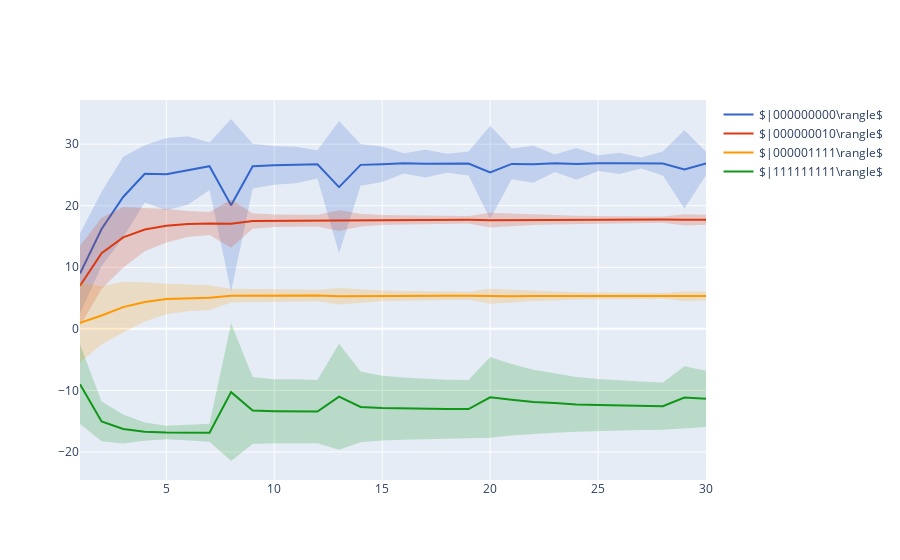
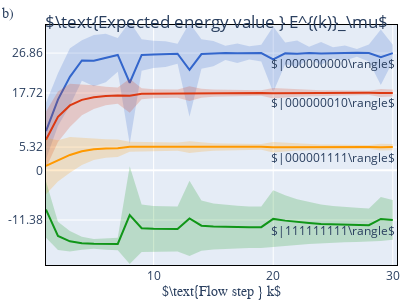

Write notebook code for charts like these, in order.
### Code cell
import plotly.graph_objs as go
import plotly.express as px
color_discrete_sequence=px.colors.qualitative.G10


x = [ x + 1 for x in range( flow.nmb_flow_steps)]

Scatter_list = []

for i, k in enumerate(plt_selection):

    e = energy[k]
    ef = energy_fluctuation[k]

    y = e
    y_upper = [ E+EF for E,EF in zip( e, ef)]
    y_lower = [ E-EF for E,EF in zip( e, ef)]
    state_name = r'$|'+str(flow.binary_label_from_state_number(selected_eigenestates2[k])) +r'\rangle$'
    Scatter_list.append(
    go.Scatter(
        x=x,
        y=y,
        line=dict(color=color_discrete_sequence[i]),
        mode='lines',
        name= state_name

    ) )
    Scatter_list.append(
    go.Scatter(
        x=x+x[::-1], # x, then x reversed
        y=y_upper+y_lower[::-1], # upper, then lower reversed
        fill='toself',
        fillcolor=color_discrete_sequence[i],
        line=dict(color='rgba(0,0,0,0)'),
            opacity=0.2,
        hoverinfo="skip",
        showlegend=False
    )   
    )

fig2 = go.Figure(
Scatter_list
)
fig2.show()


ticks_txt = [str(round(energy[k][-1],2)) for k in plt_selection]
tickvals = [round(energy[k][-1],2) for k in plt_selection]
tickvals.append(0)
ticks_txt.append(str(0))
# ticks_txt[] = ''
fig2.update_yaxes(range=[-21.7, 33.3])
fig2.update_layout(
    yaxis = dict(
        tickmode = 'array',
        tickvals = tickvals,
        ticktext = ticks_txt
    )
)


annotations = []
y_shifts = [-10,-10,-10,-10,-7,10]

for i, k in enumerate(plt_selection):
    state_name = r'$|'+str(flow.binary_label_from_state_number(selected_eigenestates2[k])) +r'\rangle$'

    fig2.add_annotation(x=25, y=energies[k],
            text=state_name,
            xref="x",
    yref="y",
            showarrow=False,
                      yshift = y_shifts[i])

fig2.update_layout(
    showlegend=False
)




fig2.update_layout(
    xaxis=dict(
        title=dict(text = r'$\text{Flow step } k$', standoff = 6),
        titlefont=dict(
            family='Courier New, monospace',
            size=14
        )
    ))

fig2.update_xaxes(showline=True, linewidth=1, linecolor='black', mirror=True)
fig2.update_yaxes(showline=True, linewidth=1, linecolor='black', mirror=True)
fig2.update_layout(margin=dict(l=46, r=0, b=0, t=25))
fig2.add_annotation(x=-.13, y=1.085,
            text='b)',
            xref="paper",
    yref="paper",
            showarrow=False,font=dict(
            family='Courier New, monospace',
            size=14
        )
)
fig2.update_layout(
    autosize=False,
    width=400,
    height=300,)
fig2.update_layout(
    title={
        'text': r'$\text{Expected energy value } E^{(k)}_\mu$',
        'y':.945,
        'x':0.54})
fig2.write_image( 'figs/'+hamiltonian_name+'_eigenstates_selection_10_steps.pdf' )
fig2.show()

### Figure 1 — Plotly figure (JSON) as saved in the notebook; plotly's stock layout.template omitted (floating-point values rounded to 4 significant figures)
{"data": [{"line": {"color": "#3366CC"}, "mode": "lines", "name": "$|000000000\\rangle$", "type": "scatter", "x": [1, 2, 3, 4, 5, 6, 7, 8, 9, 10, 11, 12, 13, 14, 15, 16, 17, 18, 19, 20, 21, 22, 23, 24, 25, 26, 27, 28, 29, 30], "y": [9, 16.21, 21.42, 25.18, 25.13, 25.72, 26.43, 20.07, 26.43, 26.56, 26.62, 26.73, 23.02, 26.64, 26.74, 26.89, 26.83, 26.9, 26.87, 25.42, 26.8, 26.73, 26.91, 26.79, 26.91, 26.88, 26.93, 26.86, 25.9, 26.86]}, {"fill": "toself", "fillcolor": "#3366CC", "hoverinfo": "skip", "line": {"color": "rgba(0,0,0,0)"}, "opacity": 0.2, "showlegend": false, "type": "scatter", "x": [1, 2, 3, 4, 5, 6, 7, 8, 9, 10, 11, 12, 13, 14, 15, 16, 17, 18, 19, 20, 21, 22, 23, 24, 25, 26, 27, 28, 29, 30, 30, 29, 28, 27, 26, 25, 24, 23, 22, 21, 20, 19, 18, 17, 16, 15, 14, 13, 12, 11, 10, 9, 8, 7, 6, 5, 4, 3, 2, 1], "y": [15.48, 22.26, 27.97, 29.82, 30.99, 31.29, 30.3, 34.09, 30.06, 29.7, 29.6, 29.03, 33.78, 30.02, 29.63, 28.52, 29.08, 28.43, 28.8, 32.98, 29.28, 29.75, 28.31, 29.38, 28.19, 28.59, 27.82, 28.81, 32.27, 28.78, 24.94, 19.53, 24.91, 26.05, 25.18, 25.64, 24.21, 25.5, 23.72, 24.31, 17.86, 24.93, 25.37, 24.58, 25.25, 23.85, 23.26, 12.27, 24.44, 23.65, 23.42, 22.81, 6.041, 22.57, 20.15, 19.26, 20.54, 14.87, 10.17, 2.519]}, {"line": {"color": "#DC3912"}, "mode": "lines", "name": "$|000000010\\rangle$", "type": "scatter", "x": [1, 2, 3, 4, 5, 6, 7, 8, 9, 10, 11, 12, 13, 14, 15, 16, 17, 18, 19, 20, 21, 22, 23, 24, 25, 26, 27, 28, 29, 30], "y": [7, 12.27, 14.86, 16.15, 16.76, 17.03, 17.12, 17.08, 17.53, 17.56, 17.57, 17.58, 17.58, 17.66, 17.69, 17.7, 17.71, 17.71, 17.71, 17.66, 17.68, 17.71, 17.72, 17.73, 17.74, 17.74, 17.74, 17.75, 17.71, 17.72]}, {"fill": "toself", "fillcolor": "#DC3912", "hoverinfo": "skip", "line": {"color": "rgba(0,0,0,0)"}, "opacity": 0.2, "showlegend": false, "type": "scatter", "x": [1, 2, 3, 4, 5, 6, 7, 8, 9, 10, 11, 12, 13, 14, 15, 16, 17, 18, 19, 20, 21, 22, 23, 24, 25, 26, 27, 28, 29, 30, 30, 29, 28, 27, 26, 25, 24, 23, 22, 21, 20, 19, 18, 17, 16, 15, 14, 13, 12, 11, 10, 9, 8, 7, 6, 5, 4, 3, 2, 1], "y": [13.48, 18.05, 19.81, 19.69, 19.49, 19.15, 18.99, 20.98, 18.8, 18.58, 18.54, 18.53, 19.27, 18.71, 18.5, 18.43, 18.37, 18.34, 18.32, 18.84, 18.7, 18.54, 18.47, 18.37, 18.34, 18.3, 18.28, 18.25, 18.62, 18.53, 16.91, 16.8, 17.24, 17.21, 17.18, 17.13, 17.09, 16.97, 16.88, 16.66, 16.48, 17.11, 17.08, 17.05, 16.97, 16.87, 16.61, 15.89, 16.63, 16.6, 16.53, 16.27, 13.19, 15.25, 14.92, 14.03, 12.6, 9.921, 6.489, 0.5193]}, {"line": {"color": "#FF9900"}, "mode": "lines", "name": "$|000001111\\rangle$", "type": "scatter", "x": [1, 2, 3, 4, 5, 6, 7, 8, 9, 10, 11, 12, 13, 14, 15, 16, 17, 18, 19, 20, 21, 22, 23, 24, 25, 26, 27, 28, 29, 30], "y": [1, 2.176, 3.526, 4.375, 4.834, 5.007, 5.062, 5.395, 5.403, 5.408, 5.41, 5.411, 5.302, 5.337, 5.355, 5.362, 5.368, 5.37, 5.372, 5.281, 5.305, 5.327, 5.335, 5.344, 5.346, 5.348, 5.349, 5.35, 5.312, 5.32]}, {"fill": "toself", "fillcolor": "#FF9900", "hoverinfo": "skip", "line": {"color": "rgba(0,0,0,0)"}, "opacity": 0.2, "showlegend": false, "type": "scatter", "x": [1, 2, 3, 4, 5, 6, 7, 8, 9, 10, 11, 12, 13, 14, 15, 16, 17, 18, 19, 20, 21, 22, 23, 24, 25, 26, 27, 28, 29, 30, 30, 29, 28, 27, 26, 25, 24, 23, 22, 21, 20, 19, 18, 17, 16, 15, 14, 13, 12, 11, 10, 9, 8, 7, 6, 5, 4, 3, 2, 1], "y": [7.481, 6.901, 7.635, 7.554, 7.317, 7.137, 7.069, 6.517, 6.444, 6.395, 6.364, 6.345, 6.646, 6.407, 6.222, 6.145, 6.073, 6.045, 6.02, 6.5, 6.337, 6.135, 6.049, 5.93, 5.897, 5.859, 5.844, 5.82, 6.105, 6.018, 4.622, 4.519, 4.879, 4.854, 4.837, 4.796, 4.758, 4.622, 4.52, 4.272, 4.062, 4.723, 4.695, 4.664, 4.58, 4.488, 4.267, 3.958, 4.477, 4.456, 4.421, 4.362, 4.273, 3.055, 2.877, 2.351, 1.196, -0.5829, -2.549, -5.481]}, {"line": {"color": "#109618"}, "mode": "lines", "name": "$|111111111\\rangle$", "type": "scatter", "x": [1, 2, 3, 4, 5, 6, 7, 8, 9, 10, 11, 12, 13, 14, 15, 16, 17, 18, 19, 20, 21, 22, 23, 24, 25, 26, 27, 28, 29, 30], "y": [-9, -15.04, -16.27, -16.71, -16.85, -16.88, -16.88, -10.28, -13.28, -13.38, -13.4, -13.45, -11.03, -12.68, -12.88, -12.97, -13.01, -13.04, -13.04, -11.14, -11.53, -11.87, -12.06, -12.28, -12.37, -12.46, -12.51, -12.57, -11.15, -11.38]}, {"fill": "toself", "fillcolor": "#109618", "hoverinfo": "skip", "line": {"color": "rgba(0,0,0,0)"}, "opacity": 0.2, "showlegend": false, "type": "scatter", "x": [1, 2, 3, 4, 5, 6, 7, 8, 9, 10, 11, 12, 13, 14, 15, 16, 17, 18, 19, 20, 21, 22, 23, 24, 25, 26, 27, 28, 29, 30, 30, 29, 28, 27, 26, 25, 24, 23, 22, 21, 20, 19, 18, 17, 16, 15, 14, 13, 12, 11, 10, 9, 8, 7, 6, 5, 4, 3, 2, 1], "y": [-2.519, -11.81, -13.92, -15.22, -15.76, -15.56, -15.43, 0.91, -7.833, -8.184, -8.176, -8.309, -2.421, -6.947, -7.616, -7.927, -8.12, -8.268, -8.295, -4.568, -5.732, -6.647, -7.219, -7.846, -8.158, -8.413, -8.577, -8.733, -6.089, -6.82, -15.93, -16.21, -16.41, -16.44, -16.5, -16.58, -16.71, -16.9, -17.1, -17.33, -17.71, -17.78, -17.81, -17.91, -18.01, -18.15, -18.42, -19.64, -18.58, -18.63, -18.58, -18.73, -21.47, -18.34, -18.2, -17.95, -18.2, -18.63, -18.27, -15.48]}], "layout": {}}

### Figure 2 — Plotly figure (JSON) as saved in the notebook; plotly's stock layout.template omitted (floating-point values rounded to 4 significant figures)
{"data": [{"line": {"color": "#3366CC"}, "mode": "lines", "name": "$|000000000\\rangle$", "type": "scatter", "x": [1, 2, 3, 4, 5, 6, 7, 8, 9, 10, 11, 12, 13, 14, 15, 16, 17, 18, 19, 20, 21, 22, 23, 24, 25, 26, 27, 28, 29, 30], "y": [9, 16.21, 21.42, 25.18, 25.13, 25.72, 26.43, 20.07, 26.43, 26.56, 26.62, 26.73, 23.02, 26.64, 26.74, 26.89, 26.83, 26.9, 26.87, 25.42, 26.8, 26.73, 26.91, 26.79, 26.91, 26.88, 26.93, 26.86, 25.9, 26.86]}, {"fill": "toself", "fillcolor": "#3366CC", "hoverinfo": "skip", "line": {"color": "rgba(0,0,0,0)"}, "opacity": 0.2, "showlegend": false, "type": "scatter", "x": [1, 2, 3, 4, 5, 6, 7, 8, 9, 10, 11, 12, 13, 14, 15, 16, 17, 18, 19, 20, 21, 22, 23, 24, 25, 26, 27, 28, 29, 30, 30, 29, 28, 27, 26, 25, 24, 23, 22, 21, 20, 19, 18, 17, 16, 15, 14, 13, 12, 11, 10, 9, 8, 7, 6, 5, 4, 3, 2, 1], "y": [15.48, 22.26, 27.97, 29.82, 30.99, 31.29, 30.3, 34.09, 30.06, 29.7, 29.6, 29.03, 33.78, 30.02, 29.63, 28.52, 29.08, 28.43, 28.8, 32.98, 29.28, 29.75, 28.31, 29.38, 28.19, 28.59, 27.82, 28.81, 32.27, 28.78, 24.94, 19.53, 24.91, 26.05, 25.18, 25.64, 24.21, 25.5, 23.72, 24.31, 17.86, 24.93, 25.37, 24.58, 25.25, 23.85, 23.26, 12.27, 24.44, 23.65, 23.42, 22.81, 6.041, 22.57, 20.15, 19.26, 20.54, 14.87, 10.17, 2.519]}, {"line": {"color": "#DC3912"}, "mode": "lines", "name": "$|000000010\\rangle$", "type": "scatter", "x": [1, 2, 3, 4, 5, 6, 7, 8, 9, 10, 11, 12, 13, 14, 15, 16, 17, 18, 19, 20, 21, 22, 23, 24, 25, 26, 27, 28, 29, 30], "y": [7, 12.27, 14.86, 16.15, 16.76, 17.03, 17.12, 17.08, 17.53, 17.56, 17.57, 17.58, 17.58, 17.66, 17.69, 17.7, 17.71, 17.71, 17.71, 17.66, 17.68, 17.71, 17.72, 17.73, 17.74, 17.74, 17.74, 17.75, 17.71, 17.72]}, {"fill": "toself", "fillcolor": "#DC3912", "hoverinfo": "skip", "line": {"color": "rgba(0,0,0,0)"}, "opacity": 0.2, "showlegend": false, "type": "scatter", "x": [1, 2, 3, 4, 5, 6, 7, 8, 9, 10, 11, 12, 13, 14, 15, 16, 17, 18, 19, 20, 21, 22, 23, 24, 25, 26, 27, 28, 29, 30, 30, 29, 28, 27, 26, 25, 24, 23, 22, 21, 20, 19, 18, 17, 16, 15, 14, 13, 12, 11, 10, 9, 8, 7, 6, 5, 4, 3, 2, 1], "y": [13.48, 18.05, 19.81, 19.69, 19.49, 19.15, 18.99, 20.98, 18.8, 18.58, 18.54, 18.53, 19.27, 18.71, 18.5, 18.43, 18.37, 18.34, 18.32, 18.84, 18.7, 18.54, 18.47, 18.37, 18.34, 18.3, 18.28, 18.25, 18.62, 18.53, 16.91, 16.8, 17.24, 17.21, 17.18, 17.13, 17.09, 16.97, 16.88, 16.66, 16.48, 17.11, 17.08, 17.05, 16.97, 16.87, 16.61, 15.89, 16.63, 16.6, 16.53, 16.27, 13.19, 15.25, 14.92, 14.03, 12.6, 9.921, 6.489, 0.5193]}, {"line": {"color": "#FF9900"}, "mode": "lines", "name": "$|000001111\\rangle$", "type": "scatter", "x": [1, 2, 3, 4, 5, 6, 7, 8, 9, 10, 11, 12, 13, 14, 15, 16, 17, 18, 19, 20, 21, 22, 23, 24, 25, 26, 27, 28, 29, 30], "y": [1, 2.176, 3.526, 4.375, 4.834, 5.007, 5.062, 5.395, 5.403, 5.408, 5.41, 5.411, 5.302, 5.337, 5.355, 5.362, 5.368, 5.37, 5.372, 5.281, 5.305, 5.327, 5.335, 5.344, 5.346, 5.348, 5.349, 5.35, 5.312, 5.32]}, {"fill": "toself", "fillcolor": "#FF9900", "hoverinfo": "skip", "line": {"color": "rgba(0,0,0,0)"}, "opacity": 0.2, "showlegend": false, "type": "scatter", "x": [1, 2, 3, 4, 5, 6, 7, 8, 9, 10, 11, 12, 13, 14, 15, 16, 17, 18, 19, 20, 21, 22, 23, 24, 25, 26, 27, 28, 29, 30, 30, 29, 28, 27, 26, 25, 24, 23, 22, 21, 20, 19, 18, 17, 16, 15, 14, 13, 12, 11, 10, 9, 8, 7, 6, 5, 4, 3, 2, 1], "y": [7.481, 6.901, 7.635, 7.554, 7.317, 7.137, 7.069, 6.517, 6.444, 6.395, 6.364, 6.345, 6.646, 6.407, 6.222, 6.145, 6.073, 6.045, 6.02, 6.5, 6.337, 6.135, 6.049, 5.93, 5.897, 5.859, 5.844, 5.82, 6.105, 6.018, 4.622, 4.519, 4.879, 4.854, 4.837, 4.796, 4.758, 4.622, 4.52, 4.272, 4.062, 4.723, 4.695, 4.664, 4.58, 4.488, 4.267, 3.958, 4.477, 4.456, 4.421, 4.362, 4.273, 3.055, 2.877, 2.351, 1.196, -0.5829, -2.549, -5.481]}, {"line": {"color": "#109618"}, "mode": "lines", "name": "$|111111111\\rangle$", "type": "scatter", "x": [1, 2, 3, 4, 5, 6, 7, 8, 9, 10, 11, 12, 13, 14, 15, 16, 17, 18, 19, 20, 21, 22, 23, 24, 25, 26, 27, 28, 29, 30], "y": [-9, -15.04, -16.27, -16.71, -16.85, -16.88, -16.88, -10.28, -13.28, -13.38, -13.4, -13.45, -11.03, -12.68, -12.88, -12.97, -13.01, -13.04, -13.04, -11.14, -11.53, -11.87, -12.06, -12.28, -12.37, -12.46, -12.51, -12.57, -11.15, -11.38]}, {"fill": "toself", "fillcolor": "#109618", "hoverinfo": "skip", "line": {"color": "rgba(0,0,0,0)"}, "opacity": 0.2, "showlegend": false, "type": "scatter", "x": [1, 2, 3, 4, 5, 6, 7, 8, 9, 10, 11, 12, 13, 14, 15, 16, 17, 18, 19, 20, 21, 22, 23, 24, 25, 26, 27, 28, 29, 30, 30, 29, 28, 27, 26, 25, 24, 23, 22, 21, 20, 19, 18, 17, 16, 15, 14, 13, 12, 11, 10, 9, 8, 7, 6, 5, 4, 3, 2, 1], "y": [-2.519, -11.81, -13.92, -15.22, -15.76, -15.56, -15.43, 0.91, -7.833, -8.184, -8.176, -8.309, -2.421, -6.947, -7.616, -7.927, -8.12, -8.268, -8.295, -4.568, -5.732, -6.647, -7.219, -7.846, -8.158, -8.413, -8.577, -8.733, -6.089, -6.82, -15.93, -16.21, -16.41, -16.44, -16.5, -16.58, -16.71, -16.9, -17.1, -17.33, -17.71, -17.78, -17.81, -17.91, -18.01, -18.15, -18.42, -19.64, -18.58, -18.63, -18.58, -18.73, -21.47, -18.34, -18.2, -17.95, -18.2, -18.63, -18.27, -15.48]}], "layout": {"annotations": [{"showarrow": false, "text": "$|000000000\\rangle$", "x": 25, "xref": "x", "y": 26.81, "yref": "y", "yshift": -10}, {"showarrow": false, "text": "$|000000010\\rangle$", "x": 25, "xref": "x", "y": 17.74, "yref": "y", "yshift": -10}, {"showarrow": false, "text": "$|000001111\\rangle$", "x": 25, "xref": "x", "y": 5.327, "yref": "y", "yshift": -10}, {"showarrow": false, "text": "$|111111111\\rangle$", "x": 25, "xref": "x", "y": -11.6, "yref": "y", "yshift": -10}, {"font": {"family": "Courier New, monospace", "size": 14}, "showarrow": false, "text": "b)", "x": -0.13, "xref": "paper", "y": 1.085, "yref": "paper"}], "autosize": false, "height": 300, "margin": {"b": 0, "l": 46, "r": 0, "t": 25}, "showlegend": false, "title": {"text": "$\\text{Expected energy value } E^{(k)}_\\mu$", "x": 0.54, "y": 0.945}, "width": 400, "xaxis": {"linecolor": "black", "linewidth": 1, "mirror": true, "showline": true, "title": {"font": {"family": "Courier New, monospace", "size": 14}, "standoff": 6, "text": "$\\text{Flow step } k$"}}, "yaxis": {"linecolor": "black", "linewidth": 1, "mirror": true, "range": [-21.7, 33.3], "showline": true, "tickmode": "array", "ticktext": ["26.86", "17.72", "5.32", "-11.38", "0"], "tickvals": [26.86, 17.72, 5.32, -11.38, 0]}}}
